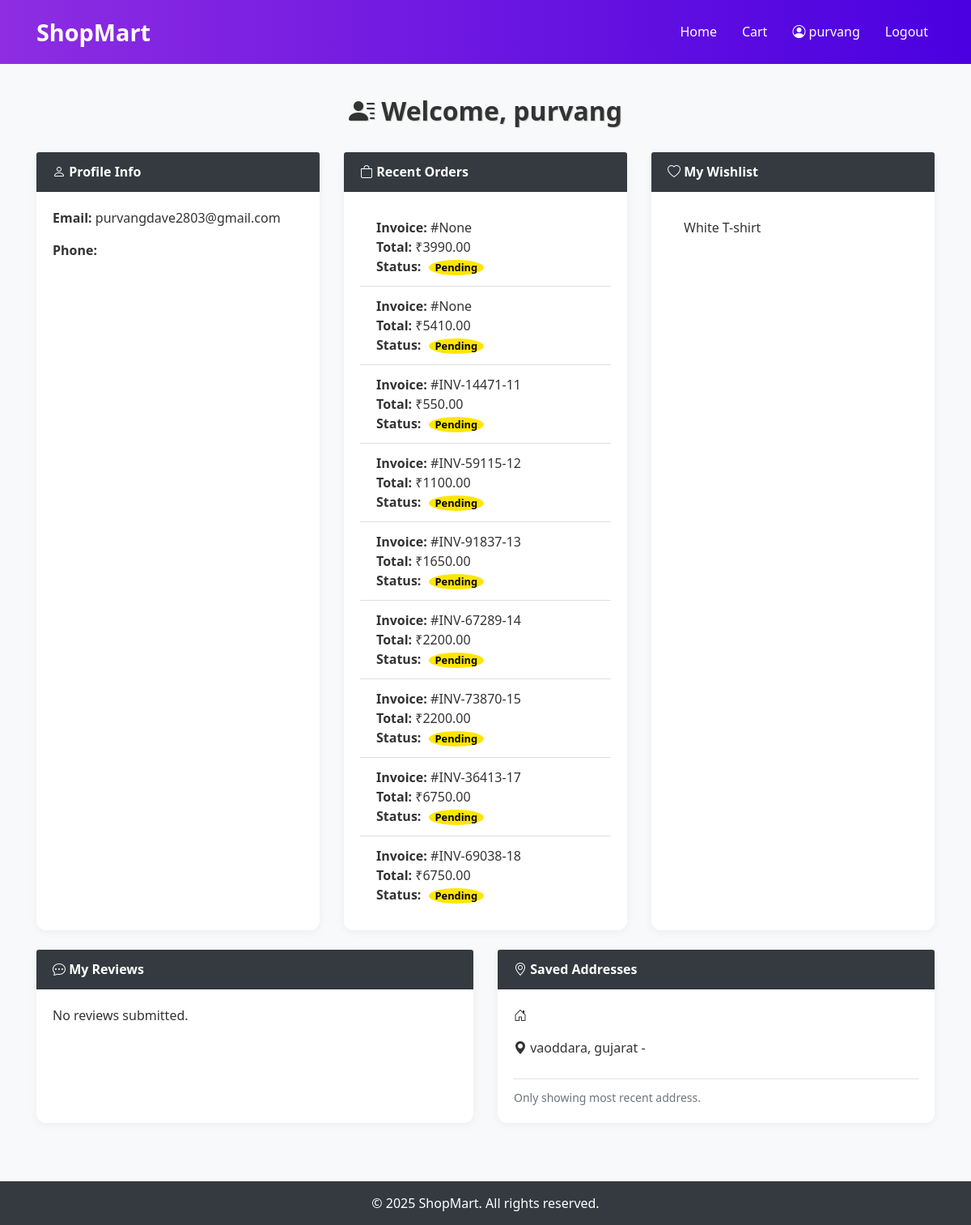
The page /dashboard/ (signed in) on the database its author committed.
### store/models/order.py (models this page shows, shortened)
class Order(models.Model):
    STATUS_CHOICES = [
        ('Pending', 'Pending'),
        ('Confirmed', 'Confirmed'),
        ('Shipped', 'Shipped'),
        ('Delivered', 'Delivered'),
        ('Cancelled', 'Cancelled'),
    ]
    user = models.ForeignKey(User, on_delete=models.CASCADE)
    items = models.ManyToManyField(Cart)
    total = models.DecimalField(max_digits=10, decimal_places=2)
    otp = models.CharField(max_length=6, blank=True)
    is_verified = models.BooleanField(default=False)
    shipping_address = models.ForeignKey(ShippingAddress, on_delete=models.SET_NULL, null=True, blank=True)
    status = models.CharField(max_length=20, choices=STATUS_CHOICES, default='Pending')
    created_at = models.DateTimeField(auto_now_add=True)
    invoice_number = models.CharField(max_length=20, unique=True, blank=True, null=True)
    promo_code = models.ForeignKey(PromoCode, on_delete=models.SET_NULL, null=True, blank=True)

### store/models/wishlist.py (models this page shows, shortened)
class Wishlist(models.Model):
    user = models.ForeignKey(User, on_delete=models.CASCADE)
    product = models.ForeignKey(Product, on_delete=models.CASCADE)
    class Meta:
        unique_together = ('user', 'product')

### store/models/product.py (models this page shows, shortened)
class Product(models.Model):
    name = models.CharField(max_length=50)
    description = models.CharField(max_length=200, default="", blank=True, null=True)
    price = models.DecimalField(max_digits=10, decimal_places=2)
    category = models.ForeignKey('Category', on_delete=models.CASCADE, default=1)
    image = models.ImageField(upload_to='upload/products/')
    is_discounted = models.BooleanField(default=True)

### store/models/ShippingAddress.py (models this page shows, shortened)
class ShippingAddress(models.Model):
    user = models.ForeignKey(User, on_delete=models.CASCADE)
    full_name = models.CharField(max_length=100)
    phone = models.CharField(max_length=15)
    address = models.TextField()
    city = models.CharField(max_length=50)
    state = models.CharField(max_length=50)
    pincode = models.CharField(max_length=10)
    created_at = models.DateTimeField(auto_now_add=True)

### store/views.py (the view)
# urls.py: path('dashboard/', user_dashboard, name='user_dashboard'),
@login_required
def user_dashboard(request):
    profile, created = UserProfile.objects.get_or_create(user=request.user)
    orders = Order.objects.filter(user=request.user)
    wishlist = Wishlist.objects.filter(user=request.user)
    reviews = Review.objects.filter(user=request.user)
    addresses = ShippingAddress.objects.filter(user=request.user)
    return render(request, 'user_dashboard.html', {
        'orders': orders,
        'wishlist': wishlist,
        'reviews': reviews,
        'addresses': addresses,
        'profile': profile,
    })

### shopping/context_processors.py (called while the page is built)
def notifications_context(request):
    notifications = Notification.objects.filter(is_active=True)
    offers = SpecialOffer.objects.filter(is_active=True)
    for n in notifications:
        n.type = "notification"
    for o in offers:
        o.type = "offer"
    combined_feed = sorted(
        chain(notifications, offers),
        key=attrgetter('created_at'),
        reverse=True
    )
    return {
        'notifications': combined_feed[:5],
        'notifications_count': len(combined_feed)
    }

### store/templates/user_dashboard.html (shortened to what this page needs)
{% load static %}
<!doctype html>
<html lang="en">
<head>
  <link rel="stylesheet" href="https://cdn.jsdelivr.net/npm/bootstrap@4.6.2/dist/css/bootstrap.min.css">
  <link rel="stylesheet" href="{% static 'style.css' %}">
  <link rel="stylesheet" href="https://cdn.jsdelivr.net/npm/bootstrap-icons@1.10.5/font/bootstrap-icons.css">
</head>
<body>
<nav class="navbar navbar-expand-lg navbar-dark bg-dark">
  <div class="container">
    <a class="navbar-brand" href="{% url 'home' %}">ShopMart</a>
    <div class="collapse navbar-collapse" id="navbarNav">
      <ul class="navbar-nav ml-auto">
        <li class="nav-item"><a class="nav-link" href="{% url 'home' %}">Home</a></li>
        <li class="nav-item"><a class="nav-link" href="{% url 'view_cart' %}">Cart</a></li>
        {% if user.is_authenticated %}
          <li class="nav-item"><a class="nav-link" href="#"><i class="bi bi-person-circle"></i> {{ user.username }}</a></li>
          <li class="nav-item"><a class="nav-link" href="{% url 'logout' %}">Logout</a></li>
        {% else %}
          <li class="nav-item"><a class="nav-link" href="{% url 'login' %}">Login</a></li>
        {% endif %}
      </ul>
    </div>
  </div>
</nav>
<div class="container py-5">
  <h2 class="text-center dashboard-title"><i class="bi bi-person-lines-fill"></i> Welcome, {{ request.user.username }}</h2>
  <div class="row">
    <div class="col-md-6 col-lg-4 mb-4">
      <div class="card h-100">
        <div class="card-header"><i class="bi bi-person"></i> Profile Info</div>
        <div class="card-body">
          <p><strong>Email:</strong> {{ request.user.email }}</p>
          <p><strong>Phone:</strong> {{ profile.phone }}</p>
        </div>
      </div>
    </div>
    <div class="col-md-6 col-lg-4 mb-4">
      <div class="card h-100">
        <div class="card-header"><i class="bi bi-bag"></i> Recent Orders</div>
        <div class="card-body">
          {% if orders %}
            <ul class="list-group list-group-flush">
              {% for order in orders %}
                <li class="list-group-item">
                  <strong>Invoice:</strong> #{{ order.invoice_number }}<br>
                  <strong>Total:</strong> ₹{{ order.total }}<br>
                  <strong>Status:</strong> <span class="badge badge-info">{{ order.status }}</span>
                </li>
              {% endfor %}
            </ul>
          {% else %}
            <p>No orders found.</p>
          {% endif %}
        </div>
      </div>
    </div>
    <div class="col-md-6 col-lg-4 mb-4">
      <div class="card h-100">
        <div class="card-header"><i class="bi bi-heart"></i> My Wishlist</div>
        <div class="card-body">
          {% if wishlist %}
            <ul class="list-group list-group-flush">
              {% for item in wishlist %}
                <li class="list-group-item">{{ item.product.name }}</li>
              {% endfor %}
            </ul>
          {% else %}
            <p>No wishlist items.</p>
          {% endif %}
        </div>
      </div>
    </div>
    <div class="col-md-6 col-lg-6 mb-4">
      <div class="card h-100">
        <div class="card-header"><i class="bi bi-chat-dots"></i> My Reviews</div>
        <div class="card-body">
          {% if reviews %}
            <ul class="list-group list-group-flush">
              {% for review in reviews %}
                <li class="list-group-item">
                  <strong>{{ review.product.name }}</strong><br>
                  ⭐ {{ review.rating }} - {{ review.comment }}
                </li>
              {% endfor %}
            </ul>
          {% else %}
            <p>No reviews submitted.</p>
          {% endif %}
        </div>
      </div>
    </div>
    <div class="col-md-6 col-lg-6 mb-4">
      <div class="card h-100">
        <div class="card-header"><i class="bi bi-geo-alt"></i> Saved Addresses</div>
        <div class="card-body">
          {% if addresses %}
            {% for addr in addresses|dictsort:"id"|slice:":1" %}
              <div class="address-box">
                <p><i class="bi bi-house-door"></i> {{ addr.address_line }}</p>
                <p><i class="bi bi-geo-alt-fill"></i> {{ addr.city }}, {{ addr.state }} - {{ addr.zip_code }}</p>
              </div>
            {% endfor %}
            <small class="text-muted">Only showing most recent address.</small>
          {% else %}
            <p>No addresses saved.</p>
          {% endif %}
        </div>
      </div>
    </div>
  </div>
</div>
<footer>
  <p class="mb-0">© 2025 ShopMart. All rights reserved.</p>
</footer>
</body>
</html>

### store/static/style.css (style rules this page uses)
body { background: linear-gradient(135deg, #f3f4f6, #e0eafc); font-family: 'Segoe UI', Tahoma, Geneva, Verdana, sans-serif; color: #333; opacity: 0; animation: fadeIn 0.7s ease-in-out forwards; padding-top: 70px; }
.navbar { background: linear-gradient(to right, #8e2de2, #4a00e0); padding: 0.8rem 1.2rem; transition: all 0.3s ease-in-out; z-index: 1000; position: fixed; top: 0; width: 100%; }
.navbar-brand { font-size: 1.8rem; font-weight: bold; color: #fff !important; }
.navbar-nav .nav-link { color: #fff !important; margin-left: 15px; font-weight: 500; transition: color 0.3s ease; }
.container h2 { font-size: 2rem; font-weight: bold; color: #333; text-shadow: 1px 1px 1px #ccc; }
.card { border: none; border-radius: 15px; box-shadow: 0 8px 20px rgba(0, 0, 0, 0.1); transition: transform 0.3s ease, box-shadow 0.3s ease; background-color: #ffffff; height: 100%; }
.badge { font-size: 0.8rem; background-color: #ffe600; color: #000; margin-left: 5px; padding: 3px 8px; border-radius: 50%; }

### store/templates/user_dashboard.html (style rules this page uses)
body { background: #f8f9fa; font-family: 'Segoe UI', sans-serif; }
.navbar .nav-link, .navbar .navbar-brand { color: white !important; }
.dashboard-title { font-weight: 600; margin-bottom: 2rem; }
.card { border-radius: 12px; box-shadow: 0 2px 12px rgba(0, 0, 0, 0.05); }
.card-header { background-color: #343a40; color: #fff; font-weight: bold; border-top-left-radius: 12px; border-top-right-radius: 12px; }
.address-box { margin-bottom: 10px; border-bottom: 1px solid #e1e1e1; padding-bottom: 10px; }
footer { background-color: #343a40; color: white; text-align: center; padding: 15px 0; }

### rows shown on the page
Order: invoice_number "None", total "3990.00", status "Pending"
Order: invoice_number "None", total "5410.00", status "Pending"
Order: invoice_number "INV-14471-11", total "550.00", status "Pending"
Order: invoice_number "INV-59115-12", total "1100.00", status "Pending"
Order: invoice_number "INV-91837-13", total "1650.00", status "Pending"
Order: invoice_number "INV-67289-14", total "2200.00", status "Pending"
Order: invoice_number "INV-73870-15", total "2200.00", status "Pending"
Order: invoice_number "INV-36413-17", total "6750.00", status "Pending"
Order: invoice_number "INV-69038-18", total "6750.00", status "Pending"
Wishlist: product.name "White T-shirt"
ShippingAddress: city "vaoddara", state "gujarat"

### other values the page prints
{{ user.username }} "purvang"
{{ request.user.username }} "purvang"
{{ request.user.email }} "purvangdave2803@gmail.com"
